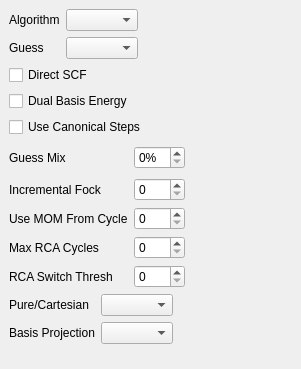
          <widget class="QWidget" name="AdvancedSCFControl" >
           <layout class="QVBoxLayout" >
            <property name="margin" >
             <number>9</number>
            </property>
            <property name="spacing" >
             <number>6</number>
            </property>
            <item>
             <layout class="QGridLayout" >
              <property name="margin" >
               <number>0</number>
              </property>
              <property name="spacing" >
               <number>6</number>
              </property>
              <item row="1" column="0" >
               <widget class="QLabel" name="label_209" >
                <property name="text" >
                 <string>Guess</string>
                </property>
               </widget>
              </item>
              <item row="0" column="0" >
               <widget class="QLabel" name="label_210" >
                <property name="text" >
                 <string>Algorithm</string>
                </property>
               </widget>
              </item>
              <item row="1" column="1" >
               <widget class="QComboBox" name="scf_guess" />
              </item>
              <item row="0" column="1" >
               <widget class="QComboBox" name="scf_algorithm" />
              </item>
              <item row="0" column="2" >
               <spacer>
                <property name="orientation" >
                 <enum>Qt::Horizontal</enum>
                </property>
                <property name="sizeHint" >
                 <size>
                  <width>40</width>
                  <height>20</height>
                 </size>
                </property>
               </spacer>
              </item>
             </layout>
            </item>
            <item>
             <widget class="QCheckBox" name="direct_scf" >
              <property name="text" >
               <string>Direct SCF</string>
              </property>
             </widget>
            </item>
            <item>
             <widget class="QCheckBox" name="dual_basis_energy" >
              <property name="text" >
               <string>Dual Basis Energy</string>
              </property>
             </widget>
            </item>
            <item>
             <widget class="QCheckBox" name="pseudo_canonical" >
              <property name="text" >
               <string>Use Canonical Steps</string>
              </property>
             </widget>
            </item>
            <item>
             <layout class="QGridLayout" >
              <property name="margin" >
               <number>0</number>
              </property>
              <property name="spacing" >
               <number>6</number>
              </property>
              <item row="2" column="0" >
               <widget class="QLabel" name="label_200" >
                <property name="sizePolicy" >
                 <sizepolicy>
                  <hsizetype>1</hsizetype>
                  <vsizetype>5</vsizetype>
                  <horstretch>0</horstretch>
                  <verstretch>0</verstretch>
                 </sizepolicy>
                </property>
                <property name="text" >
                 <string>Use MOM From Cycle</string>
                </property>
               </widget>
              </item>
              <item row="3" column="0" >
               <widget class="QLabel" name="label_201" >
                <property name="text" >
                 <string>Max RCA Cycles</string>
                </property>
               </widget>
              </item>
              <item row="2" column="1" >
               <widget class="QSpinBox" name="mom_start" />
              </item>
              <item row="1" column="1" >
               <widget class="QSpinBox" name="incfock" />
              </item>
              <item row="1" column="0" >
               <widget class="QLabel" name="label_199" >
                <property name="text" >
                 <string>Incremental Fock</string>
                </property>
               </widget>
              </item>
              <item row="0" column="0" >
               <widget class="QLabel" name="label_197" >
                <property name="text" >
                 <string>Guess Mix</string>
                </property>
               </widget>
              </item>
              <item row="4" column="1" >
               <widget class="QSpinBox" name="rca_switch_thresh" />
              </item>
              <item row="4" column="0" >
               <widget class="QLabel" name="label_101" >
                <property name="text" >
                 <string>RCA Switch Thresh</string>
                </property>
               </widget>
              </item>
              <item row="0" column="1" >
               <widget class="QSpinBox" name="scf_guess_mix" >
                <property name="suffix" >
                 <string>%</string>
                </property>
               </widget>
              </item>
              <item row="3" column="1" >
               <widget class="QSpinBox" name="rca_max_cycles" />
              </item>
              <item row="0" column="2" >
               <spacer>
                <property name="orientation" >
                 <enum>Qt::Horizontal</enum>
                </property>
                <property name="sizeHint" >
                 <size>
                  <width>49</width>
                  <height>29</height>
                 </size>
                </property>
               </spacer>
              </item>
             </layout>
            </item>
            <item>
             <layout class="QGridLayout" >
              <property name="margin" >
               <number>0</number>
              </property>
              <property name="spacing" >
               <number>6</number>
              </property>
              <item row="0" column="1" >
               <widget class="QComboBox" name="purecart" />
              </item>
              <item row="1" column="1" >
               <widget class="QComboBox" name="basis_projection_type" />
              </item>
              <item row="1" column="0" >
               <widget class="QLabel" name="label_203" >
                <property name="text" >
                 <string>Basis Projection</string>
                </property>
               </widget>
              </item>
              <item row="0" column="0" >
               <widget class="QLabel" name="label_202" >
                <property name="text" >
                 <string>Pure/Cartesian</string>
                </property>
               </widget>
              </item>
              <item row="0" column="2" >
               <spacer>
                <property name="orientation" >
                 <enum>Qt::Horizontal</enum>
                </property>
                <property name="sizeHint" >
                 <size>
                  <width>40</width>
                  <height>20</height>
                 </size>
                </property>
               </spacer>
              </item>
             </layout>
            </item>
            <item>
             <spacer>
              <property name="orientation" >
               <enum>Qt::Vertical</enum>
              </property>
              <property name="sizeHint" >
               <size>
                <width>283</width>
                <height>16</height>
               </size>
              </property>
             </spacer>
            </item>
           </layout>
          </widget>
